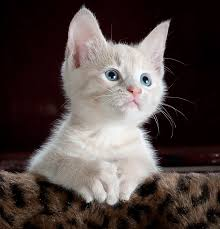
#> input picture cat_1.jpg, 220 x 229 px
$ python Bilateral_Filter.py
#> lines starting #> are read from the running program, lines starting #| are printed output that depends on the picture
#FILTRO BILATERAL PARA SUAVIZAR UNA IMAGEN MANTENIENDO EL BORDE INTACTO

import cv2 #Es la librería OpenCV, utilizada para procesar imágenes.
import numpy as np # Se usa en muchas operaciones relacionadas con matrices y datos numéricos, aunque aquí no lo usamos directamente.
import matplotlib.pyplot as plt  # Importar matplotlib para visualización

# Leer la imagen original
ruta_imagen = "cat_1.jpg"
imagen_Original = cv2.imread(ruta_imagen)# Contiene el nombre (y la ruta) de la imagen que quieres cargar.
#> imagen_Original is the input picture: shape (229, 220, 3); mean B, G, R 67.6, 70.2, 81.4
imagen_MedianBlur = imagen_Original.copy() #Lee la imagen desde el disco y la carga en memoria como una matriz en formato BGR (azul, verde, rojo).

#Copiar la Imagen para Diferentes Técnicas de Desenfoque
imagen_GaussianBlur = imagen_Original.copy()
imagen_BilateralBlur = imagen_Original.copy()

# Aplicar diferentes técnicas de desenfoque
imagen_MedianBlur = cv2.medianBlur(imagen_MedianBlur, 9)
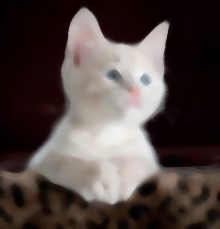
#> imagen_MedianBlur: shape (229, 220, 3); mean B, G, R 67.1, 69.9, 81.3
imagen_GaussianBlur = cv2.GaussianBlur(imagen_GaussianBlur, (9, 9), 10)
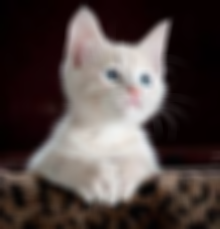
#> imagen_GaussianBlur: shape (229, 220, 3); mean B, G, R 67.6, 70.2, 81.4
imagen_BilateralBlur = cv2.bilateralFilter(imagen_BilateralBlur, 9, 100, 75)

# Convertir las imágenes a RGB (OpenCV usa BGR por defecto)
imagen_Original = cv2.cvtColor(imagen_Original, cv2.COLOR_BGR2RGB)
imagen_MedianBlur = cv2.cvtColor(imagen_MedianBlur, cv2.COLOR_BGR2RGB)
imagen_GaussianBlur = cv2.cvtColor(imagen_GaussianBlur, cv2.COLOR_BGR2RGB)
imagen_BilateralBlur = cv2.cvtColor(imagen_BilateralBlur, cv2.COLOR_BGR2RGB)

# Crear una figura y mostrar las imágenes en subplots
plt.figure(figsize=(10, 8))

plt.subplot(2, 2, 1)
plt.imshow(imagen_Original)
plt.title("Imagen Original")
plt.axis("off")

plt.subplot(2, 2, 2)
plt.imshow(imagen_MedianBlur)
plt.title("Desenfoque Mediano")
plt.axis("off")

plt.subplot(2, 2, 3)
plt.imshow(imagen_GaussianBlur)
plt.title("Desenfoque Gaussiano")
plt.axis("off")

plt.subplot(2, 2, 4)
plt.imshow(imagen_BilateralBlur)
plt.title("Desenfoque Bilateral")
plt.axis("off")

plt.tight_layout()
plt.show()
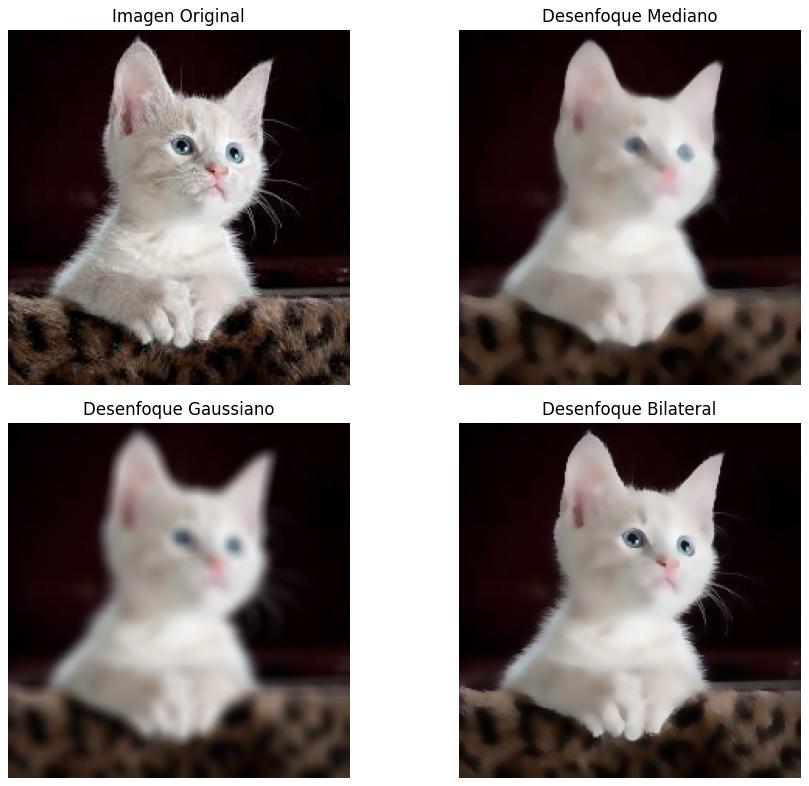
#> figure drawn by matplotlib, 4 panels
